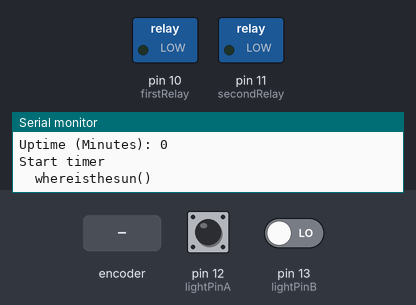
The sketch below on a simulated Arduino Uno, built with avr-gcc and run on an emulated ATmega328P. Shown: switched loads named in the sketch (green lamp = pin HIGH), the last lines printed to the serial monitor. The test bench sets the inputs (shaded band); at power-on: pin 12 (lightPinA) HIGH, pin 13 (lightPinB) LOW.

Above: at 0.1 s.
At 4.0 s:
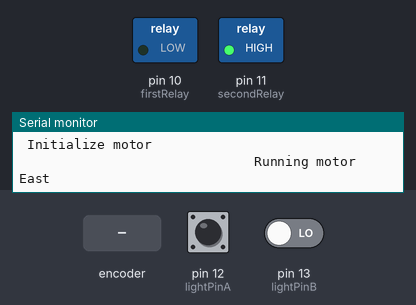
4.1 s: rotary encoder on pin 12 (lightPinA) / pin 13 (lightPinB) turned 1 step (first pin leading)
At 5.6 s:
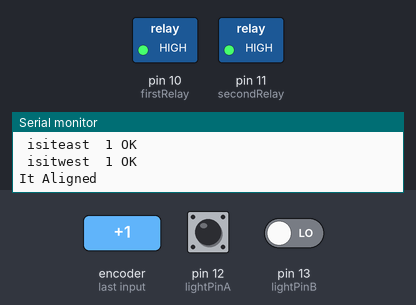
Timing chart, 0 to 7.1 s (numbered marks = the images above; inputs shaded):
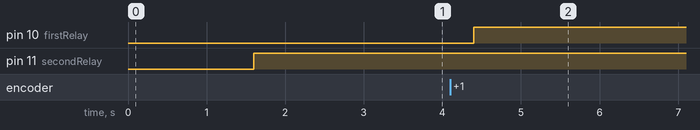

The sketch:

SolarTracker_Uno_V2.ino
```cpp
// my Library C:\ArduinoProjects\Arduino\libraries
// or default installed ones
// C:\Users\Jarrod\Documents\Arduino\libraries
// how to use http://playground.arduino.cc/Code/SimpleTimer
// add lirary in sketch include lirary down load from http://playground.arduino.cc/Code/SimpleTimer#GetTheCode
#include <SimpleTimer.h> ;
 //Global variables accessed from all functions

 int Direction = 0;

// Values for direction
int directionEast=  -1;
int directionWest=  1;
// initialize
bool isiteast = -1;
bool isitwest = -1;

int firstRelay = 10;
int secondRelay = 11;


int lightPinA = 12;
int lightPinB = 13;

// the timer object
SimpleTimer timer;

void setup() {
  // put your setup code here, to run once:

Serial.begin(9600);
Serial.println("Uptime (Minutes): 0 ");
Serial.println("Start timer    ");
//timer.setInterval(4*500, rapidRead);
timer.setInterval(1*10*1000, repeatMe);//10 seconds
Serial.println("  whereisthesun()     ");
timer.setInterval(1*1000, whereisthesun); // 1 seconds

}

void loop() {
  // put your main code here, to run repeatedly:
 timer.run();
}

void rapidRead() {
  // use to do tests

}


// a function to be executed periodically
void repeatMe() {
    Serial.print("Uptime (seconds): ");
    Serial.println((millis() / 1000));//millis are 1 000 thousand of a sec
}

 void  whereisthesun()
      {

      delay(100);
      pinMode(lightPinA, INPUT);
      pinMode(lightPinB, INPUT);
      delay(100);
      isiteast = digitalRead(lightPinA);
      isitwest = digitalRead(lightPinB);
      delay(100);
      Serial.print(" isiteast  ");Serial.print(isiteast);Serial.println(" OK ");
      Serial.print(" isitwest  ");Serial.print(isitwest);Serial.println(" OK ");
      delay(100);

    if   ( isiteast  == 0  and   isitwest == 0   )
    {

    }

    if   ( isiteast  == 0  and   isitwest == 0   )
      {
         Serial.println("It is to  Dark   ");
         delay(100);

         pinMode(firstRelay, OUTPUT);
         pinMode(secondRelay, OUTPUT);

         digitalWrite(firstRelay,LOW);
         digitalWrite(secondRelay, LOW);
         delay(100);
       }
       else
       {
          if ( isiteast == 1 and isitwest == 1 )
          {


            Serial.println("It Aligned    " ) ;

              pinMode(firstRelay, OUTPUT);
              pinMode(secondRelay, OUTPUT);

              digitalWrite(firstRelay, HIGH);
              digitalWrite(secondRelay, HIGH);
              delay(100);


           }
           else
           {

              if (isiteast == 1 )
              {

               Serial.println("                          in the east   ");

              RunMotorAnalogue(directionEast) ;

              }

                if (isitwest == 1 )
                {

               Serial.println("                          in the west   ");
                 RunMotorAnalogue(directionWest) ;

                 }
           }
           delay(100);
          }
}


void RunMotorAnalogue(int Direction)
{
   Serial.println(" Initialize motor ");
    delay(100);
    pinMode(firstRelay, OUTPUT);
    pinMode(secondRelay, OUTPUT);

 if (Direction == 0 ) //standstill
        {

             Serial.println("                              stand still    " );

        }

        if (Direction == -1 ) //east
        {

           pinMode(firstRelay, OUTPUT);
          pinMode(secondRelay, OUTPUT);
          delay(100);
            digitalWrite(firstRelay, LOW);
            digitalWrite(secondRelay, HIGH);
             Serial.println("                              Running motor East " );

        }

        else
        {
          if (Direction == 1 ) // west
          {
             pinMode(firstRelay, OUTPUT);
          pinMode(secondRelay, OUTPUT);
          delay(100);
            digitalWrite(firstRelay, HIGH);
            digitalWrite(secondRelay, LOW);
            Serial.println("                               Running motor West " );
          }

        }
        delay(100);
}
```

Measured:
- after the input at 4.1 s, pin 10 (firstRelay): LOW → HIGH after 0.30 s
